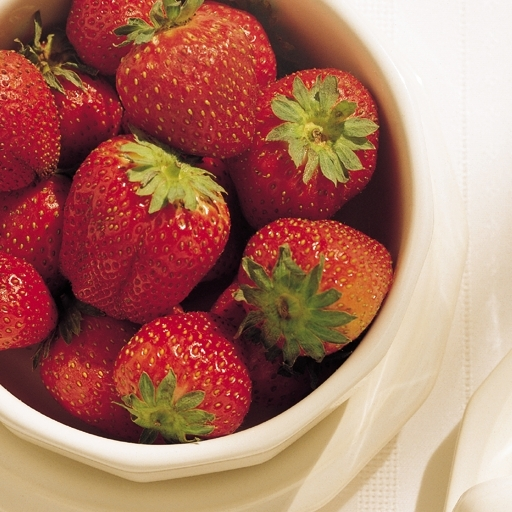
#> input picture Ex_Image_Processing/Ex5/fragole.jpg, 512 x 512 px
$ python test_ex_5.py
#> lines starting #> are read from the running program, lines starting #| are printed output that depends on the picture; after the words box and inside, x2 and y2 are one past the last pixel; in counts of white or black regions, pixels touching at a corner belong together
### Ex_Image_Processing/Ex5/color_convertion.py
# -*- coding: utf-8 -*-
"""
Created on Sat Apr 18 18:50:59 2020

@author: Davide
"""
import numpy as _np

def rgb2hsi(x):
    """
    Conversione spazio di colori da RGB a HSI.
    """
    if x.dtype==_np.uint8:
        x = _np.float64(x)/255

    # componente I
    I = _np.mean(x, -1)

    # componente S
    S = 1.0 - _np.min(x,-1) / _np.maximum(I, _np.finfo(x.dtype).eps)

    # componente H
    den = x @ [1,-0.5,-0.5]
    num = _np.sqrt(3)*(x @ [0,0.5,-0.5])
    H = _np.arctan2(num, den)
    H = (H/(2*_np.pi)) % 1 # normalizzazione componente H

    # ricostruzione
    y = _np.stack((H,S,I),-1)
    return y


def hsi2rgb(x):
    """
    Conversione spazio di colori da HSI a RGB.
    """
    if x.dtype==_np.uint8:
        x = _np.float64(x)/255

    # estrazione componenti
    cosH = _np.cos(2*_np.pi*x[...,0])
    sinH = _np.sqrt(3)*_np.sin(2*_np.pi*x[...,0])
    P = 3*x[...,0]
    M = 1.0-x[...,1] # minimo relativo
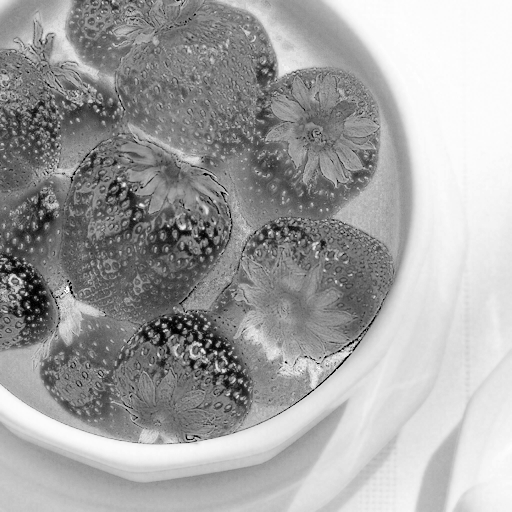
#> M: shape (512, 512) float64; min 0, max 1, mean 0.64
    I = x[...,2]

    # inizializzazione
    R = _np.zeros_like(I)
    G = _np.zeros_like(I)
    B = _np.zeros_like(I)

    # settore RG, B e' il minimo
    idx = (0 <= P) & (P < 1)
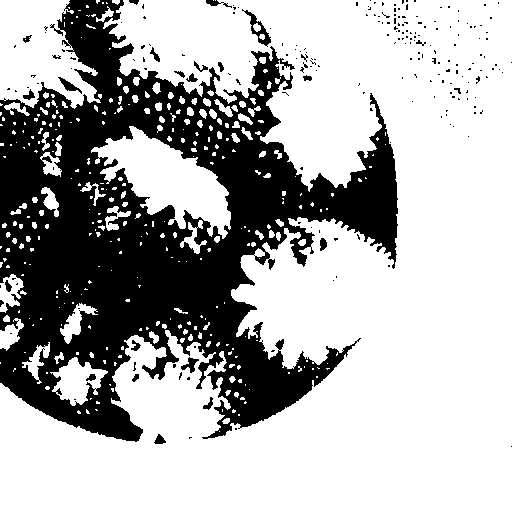
#> idx: shape (512, 512) bool; 68.4% white; 217 black regions (192 under 20 px), largest, box (x1, y1, x2, y2) and area: (0, 0, 398, 442) 80620, (242, 9, 271, 47) 279, (58, 77, 82, 94) 131
    B[idx] = M[idx]
    R[idx] = ((3-2*B[idx])*cosH[idx] + sinH[idx]) / (cosH[idx]+sinH[idx])
    G[idx] = 3 - (R[idx] + B[idx])

    # settore GB, R e' il minimo
    idx = (1 <= P) & (P < 2)
#> idx: shape (512, 512) bool; every value is 0
    R[idx] = M[idx]
    G[idx] = 3/2 + (R[idx]-1.0)*sinH[idx]/cosH[idx] /2   - R[idx]/2
    B[idx] = 3 - (R[idx] + G[idx])

    # settore BR, G e' il minimo
    idx = (2 <= P) & (P <= 3)
    G[idx] = M[idx]
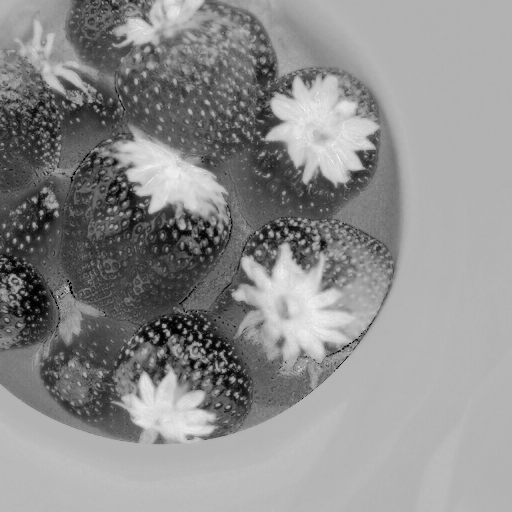
#> G: shape (512, 512) float64; min 0, max 1.43, mean 0.795; drawn with min black and max white
    R[idx] = ((3-2*G[idx])*cosH[idx] - sinH[idx]) / (cosH[idx]-sinH[idx])
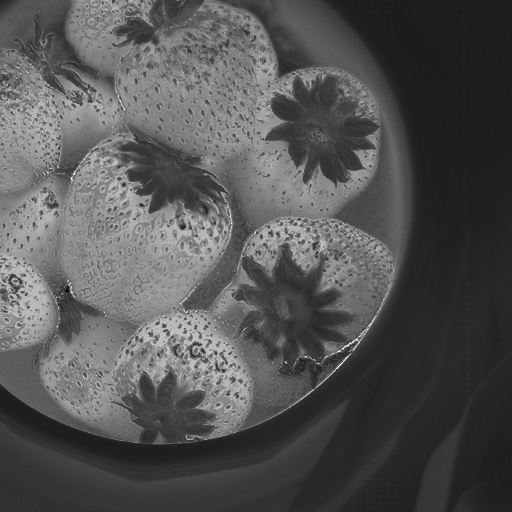
#> R: shape (512, 512) float64; min 0.75, max 3, mean 1.5; drawn with min black and max white
    B[idx] = 3 - (G[idx] + R[idx])
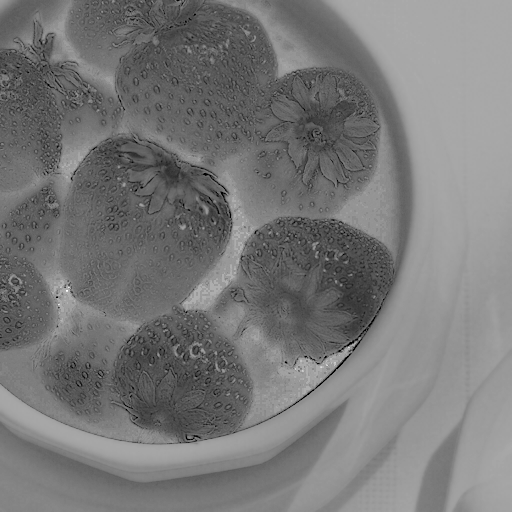
#> B: shape (512, 512) float64; min 0, max 1.5, mean 0.709; drawn with min black and max white

    # ricostruzione immagine RGB
    y = I[...,None] * _np.stack((R,G,B), -1)
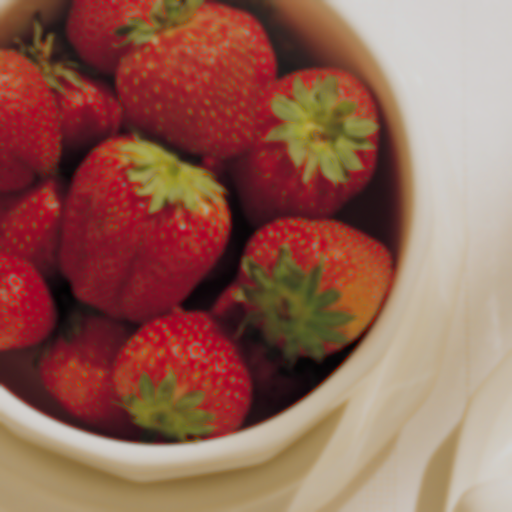
#> y: shape (512, 512, 3) float64; mean of channels 0, 1, 2 0.676, 0.451, 0.389; drawn with min black and max white
    return y

from matplotlib.colors import ListedColormap
L0 = _np.arange(0 , 256,1)/255                    # 256 valori tra da 0 ad 1
L1 = _np.arange(255,-1,-1)/255                    # 256 valori tra da 1 ad 0
B0 = _np.zeros(256)                               # 256 valori pari a 0
B1 = _np.ones(256)                                # 256 valori pari ad 1
cmap_r = ListedColormap(_np.stack((L0,B0,B0),-1)) # palette per il Rosso
cmap_g = ListedColormap(_np.stack((B0,L0,B0),-1)) # palette per il Verde
cmap_b = ListedColormap(_np.stack((B0,B0,L0),-1)) # palette per il Blu
cmap_c = ListedColormap(_np.stack((L1,B1,B1),-1)) # palette per il Ciano
cmap_m = ListedColormap(_np.stack((B1,L1,B1),-1)) # palette per il Magenta
cmap_y = ListedColormap(_np.stack((B1,B1,L1),-1)) # palette per il Giallo

### Ex_Image_Processing/Ex5/test_ex_5.py
# -*- coding: utf-8 -*-
"""
Created on Wed Jun  7 17:38:36 2023

@author: nokia
"""

import numpy as np
import matplotlib.pyplot as plt
import scipy.ndimage as ndi
import skimage.io as io

from color_convertion import rgb2hsi, hsi2rgb

plt.close('all')

x = np.float32(io.imread('fragole.jpg'))/255

x_hsi = rgb2hsi(x)

Ix = x_hsi[:,:,2]

Ix = ndi.gaussian_filter(Ix, 2)

x_hsi[:,:,2] = Ix

x = hsi2rgb(x_hsi)

plt.figure()
plt.imshow(x)
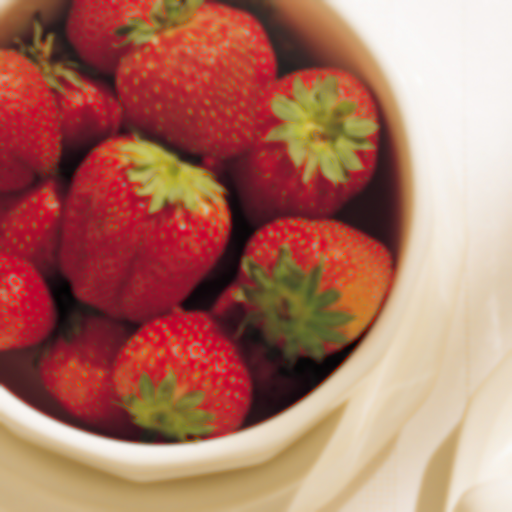
#> shown: shape (512, 512, 3) float64; mean R, G, B 0.676, 0.451, 0.389

$ run again, with Ex_Image_Processing/Ex5/azzurro.jpg copied over Ex_Image_Processing/Ex5/fragole.jpg
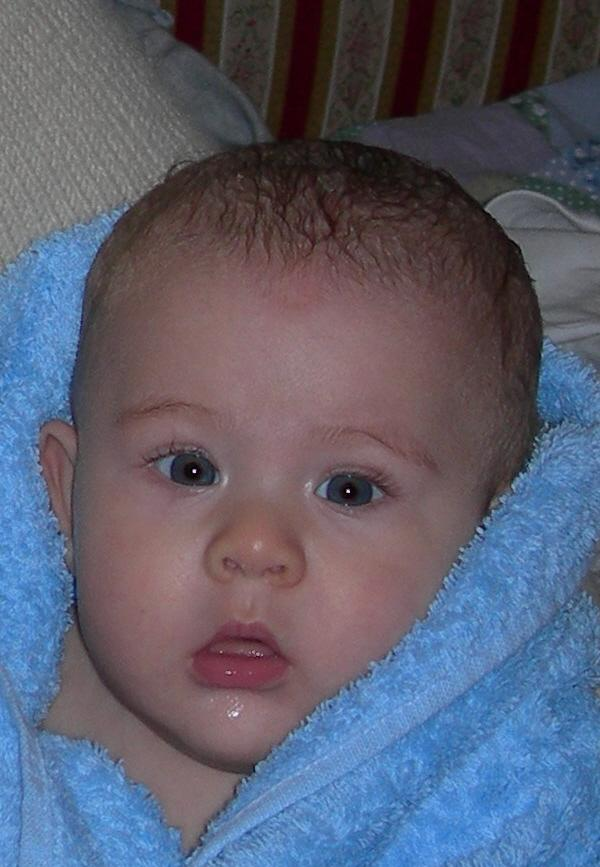
#> input picture Ex_Image_Processing/Ex5/azzurro.jpg, 600 x 867 px
#> in hsi2rgb, `idx = (0 <= P) & (P < 1)`:
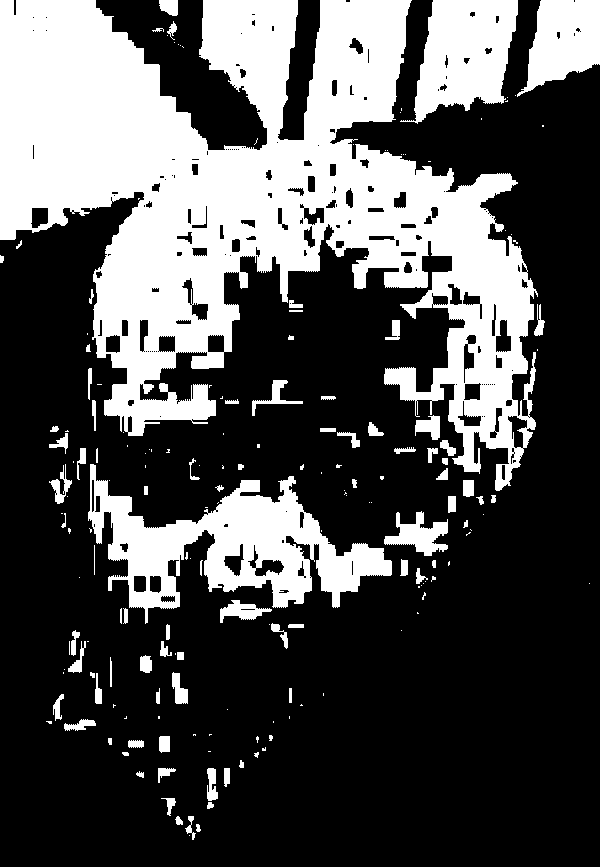
#> idx: shape (867, 600) bool; 31.8% white; 183 white regions (97 under 20 px), largest, box (x1, y1, x2, y2) and area: (0, 0, 538, 491) 122384, (88, 464, 392, 624) 18715, (400, 0, 518, 124) 9031
#> in hsi2rgb, `B[idx] = 3 - (G[idx] + R[idx])`:
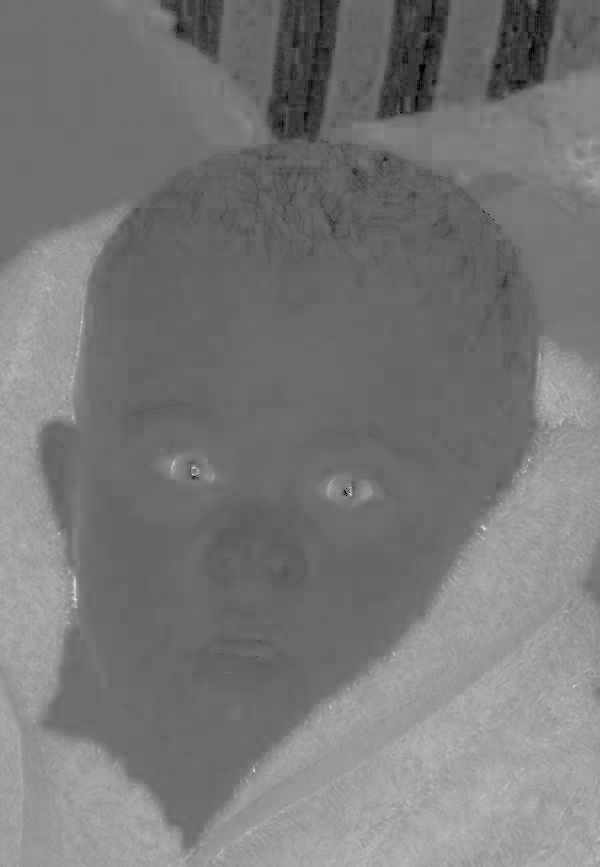
#> B: shape (867, 600) float64; min 0, max 2.25, mean 1.06; drawn with min black and max white

$ run again, with Ex_Image_Processing/Ex5/cubo.jpg copied over Ex_Image_Processing/Ex5/fragole.jpg
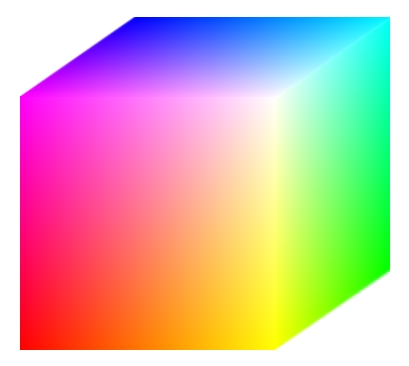
#> input picture Ex_Image_Processing/Ex5/cubo.jpg, 409 x 366 px
#> in hsi2rgb, `idx = (0 <= P) & (P < 1)`:
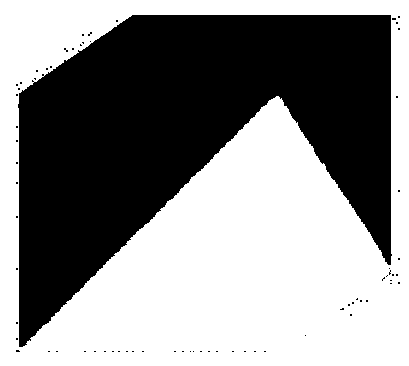
#> idx: shape (366, 409) bool; 54.6% white; 71 black regions (70 under 20 px), largest, box (x1, y1, x2, y2) and area: (18, 15, 392, 347) 67769
#> `plt.imshow(x)`:
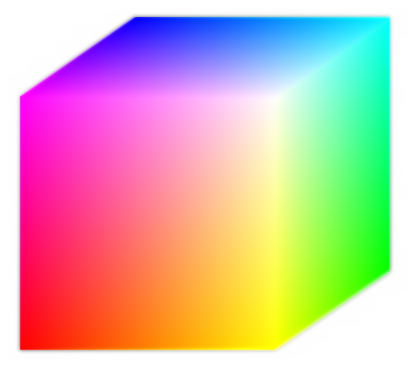
#> shown: shape (366, 409, 3) float64; mean R, G, B 0.83, 0.71, 0.678
